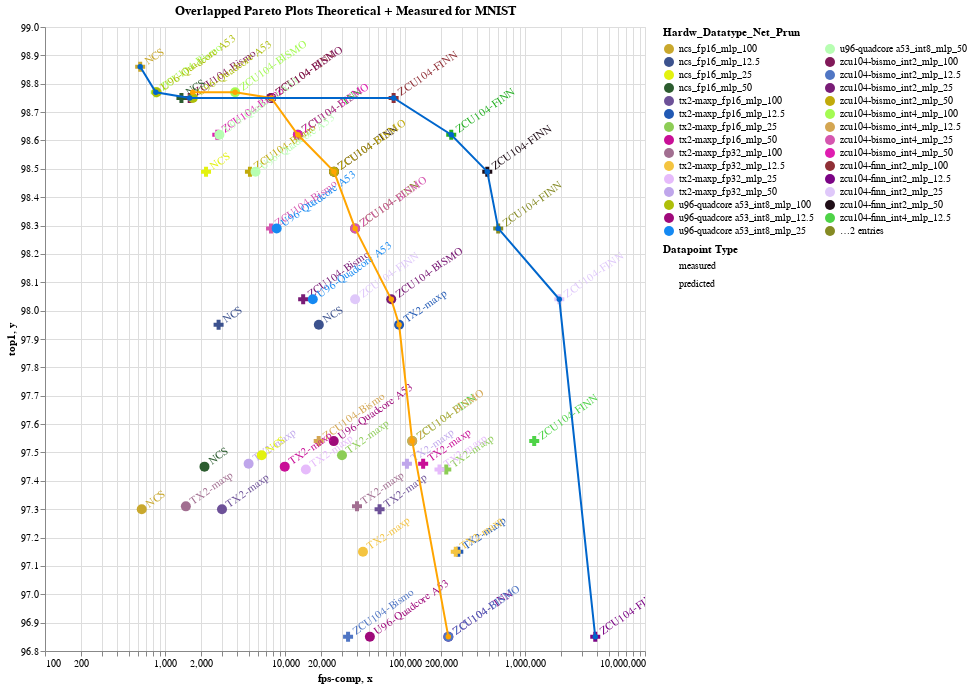

The notebook cell this image was saved under:
### Markdown cell above
In order to easily understand how accurate predictions were, an overlapping between the Theoretical Pareto Plot and Measured Pareto Plot was made. In the plot below we have both theoretical (orange) and measured (blue) pareto lines. All measured datapoins are represented as crosses and all theoretical datatpoins are represented as circles. Some theoretical datapoints don't have a measured matched datapoint and the same goes for the measured datapoints. The theoretical pareto curve is, as expected, on the right of the measured one, as predictions are sometimes different form measurements.

### Code cell
#hide_input
%run scripts/overlapped_pareto.py
get_overlapped_pareto('mnist','Overlapped Pareto Plots Theoretical + Measured for MNIST')
